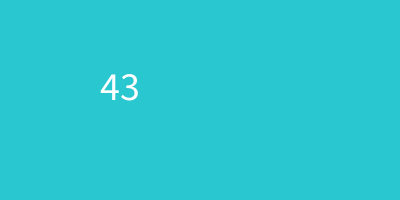
Frame 1 (no input)
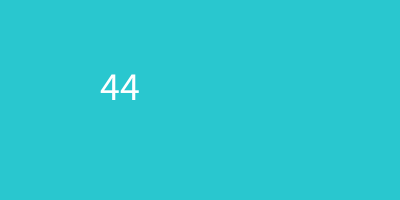
Frame 60 (the mouse pressed at the canvas centre just before this capture)
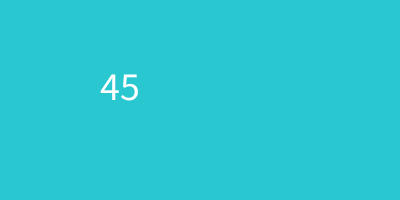
Frame 120 (the mouse held since frame 60 and released just before this capture)

The Processing sketch that drew these frames (run headless with seeded random() and noise(); from frame 60 on, the mouse is pressed at the canvas centre):

// Processing sketch: week15_step01
// ── week15_step01.pde
void setup(){//設定，只做一次
 size(400,200); 
 textSize(40);//字型大小
}
void draw(){//畫圖，每秒60次
  background(41,199,207);
  int s=second();//秒鐘
  text(s,100,100);
}
